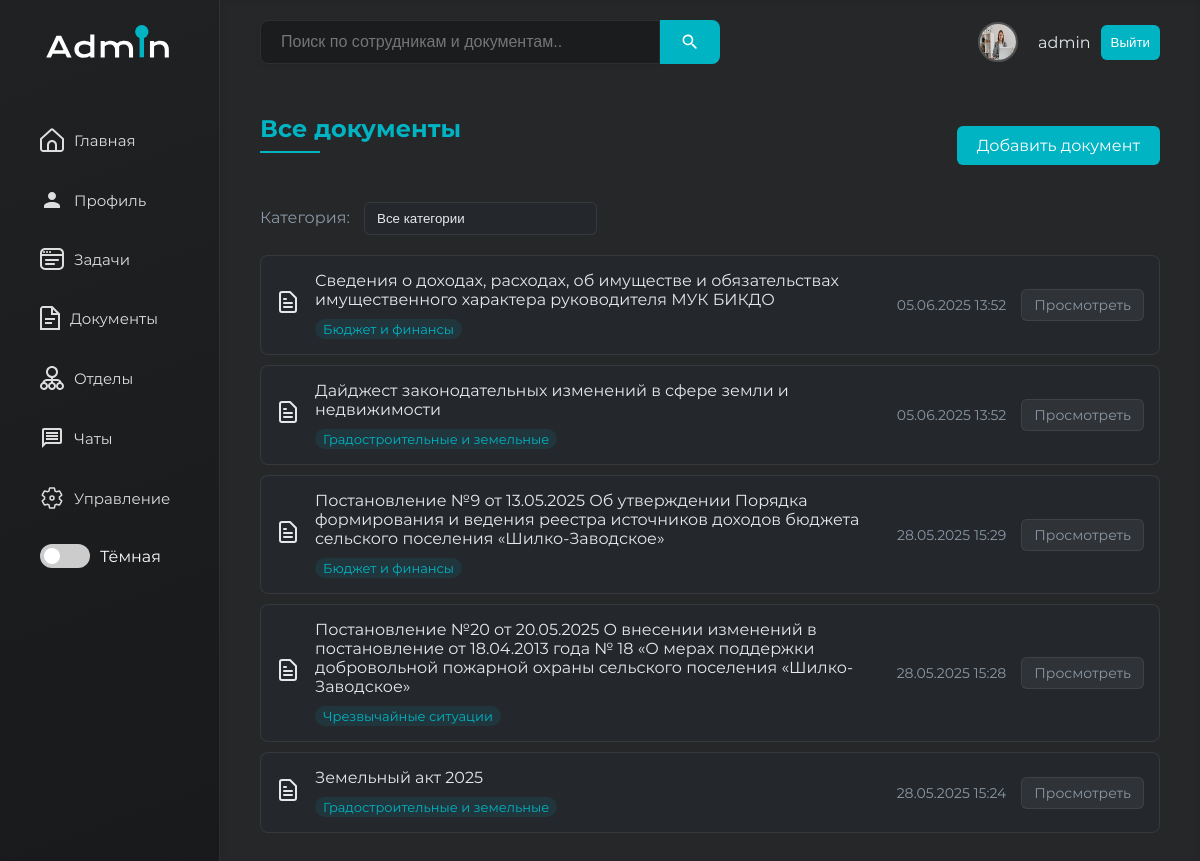
Page /documents/ (signed in) on the committed database.
### www/models.py (models this page shows, shortened)
class User(AbstractUser):
    telephone = models.CharField(max_length=15)
    position = models.ForeignKey(
        Position,
        on_delete=models.SET_NULL,
        null=True,
        blank=True,
        verbose_name="Должность"
    )
    department = models.ForeignKey(
        Department,
        on_delete=models.SET_NULL,
        null=True,
        blank=True,
        verbose_name="Отдел"
    )
    avatar = models.ImageField(upload_to='avatars/', null=True, blank=True)
    first_name = models.CharField(max_length=150, verbose_name="Имя")
    last_name = models.CharField(max_length=150, verbose_name="Фамилия")
    role = models.ForeignKey(
        Role,
        on_delete=models.SET_NULL,
        null=True,
        blank=True,
        verbose_name="Роль"
    )

class Document(models.Model):
    user = models.ForeignKey(User, on_delete=models.CASCADE, related_name='documents')
    title = models.CharField(max_length=255, verbose_name="Название документа")
    file = models.FileField(upload_to='documents/%Y/%m/%d/', verbose_name="Файл")
    category = models.ForeignKey(
        DocumentCategory,
        on_delete=models.SET_NULL,
        null=True,
        blank=True,
        verbose_name="Категория"
    )
    uploaded_at = models.DateTimeField(auto_now_add=True, verbose_name="Дата загрузки")
    description = models.TextField(blank=True, null=True, verbose_name="Описание")
    class Meta:
        verbose_name = "Документ"
        verbose_name_plural = "Документы"
        ordering = ['-uploaded_at']

class DocumentCategory(models.Model):
    name = models.CharField(max_length=100, unique=True, verbose_name="Название категории")
    class Meta:
        verbose_name = "Категория документов"
        verbose_name_plural = "Категории документов"

### www/views.py (the view)
# urls.py: path('documents/', DocumentListView.as_view(), name='documents'),
class DocumentListView(LoginRequiredMixin, ListView):
    model = Document
    template_name = 'documents.html'
    context_object_name = 'documents'
    paginate_by = 10
    def get_queryset(self):
        queryset = Document.objects.all()
        category_id = self.request.GET.get('category')
        if category_id and category_id != 'all':
            queryset = queryset.filter(category_id=category_id)
        return queryset.order_by('-uploaded_at')
    def get_context_data(self, **kwargs):
        context = super().get_context_data(**kwargs)
        context['categories'] = DocumentCategory.objects.all()
        context['selected_category'] = self.request.GET.get('category', 'all')
        return context

### templates/documents.html (shortened to what this page needs)
{% extends 'base.html' %}
{% load static %}
{% block main %}
    <div class="document-container">
        <div class="document-header">
            <h1>Все документы</h1>
            <a href="{% url 'upload_document' %}" class="upload-btn">
                Добавить документ
            </a>
        </div>
        <div class="category-filter">
            <form method="get">
                <label for="category">Категория:</label>
                <select name="category" id="category" onchange="this.form.submit()">
                    <option value="all" {% if selected_category == 'all' %}selected{% endif %}>Все категории</option>
                </select>
            </form>
        </div>
        {% if documents %}
            <ul class="document-list">
                {% for document in documents %}
                    <li class="document-item">
                        <span class="document-icon"></span>
                        <div class="document-info">
                            <span class="document-title">{{ document.title }}</span>
                            {% if document.category %}
                                <span class="document-category">{{ document.category.name }}</span>
                            {% endif %}
                        </div>
                        <span class="document-uploaded-at">{{ document.uploaded_at|date:"d.m.Y H:i" }}</span>
                        <div class="document-actions">
                            <a href="{{ document.file.url }}" target="_blank">Просмотреть</a>
                        </div>
                    </li>
                {% endfor %}
            </ul>
        {% else %}
            <p class="no-documents">Документов нет.</p>
        {% endif %}
    </div>
{% endblock %}

### templates/base.html (shortened to what this page needs)
{% load static %}
<!DOCTYPE html>
<html lang="en" data-theme="dark">
<head>
    <link rel="stylesheet" href="{% static 'css/dashboard.css' %}">
</head>
<body>
<div id="wrapper">
    <div id="sidebar" class="expanded">
        <div class="logo">
        </div>
        <ul class="nav">
            <li><a href="{% url 'main' %}">
                <span class="nav-text">Главная</span></a></li>
            {% if user.is_authenticated %}
                <li><a href="{% url  'profile' %}">
                    <svg style="margin-right: 10px" width="24" height="24" viewBox="0 0 24 24" fill="none"
                         xmlns="http://www.w3.org/2000/svg">
                        <path d="M12 4C9.79 4 8 5.79 8 8C8 10.21 9.79 12 12 12C14.21 12 16 10.21 16 8C16 5.79 14.21 4 12 4ZM12 14C7.58 14 4 15.79 4 18V20H20V18C20 15.79 16.42 14 12 14Z"
                              fill="#DEDEDE"/>
                    </svg>
                    <span class="nav-text">Профиль</span></a></li>
                <li><a href="{% url 'task' %}">
                    <span class="nav-text">Задачи</span></a></li>
                <li><a href="{% url 'documents' %}">
                    <span class="nav-text">Документы</span></a></li>
                <li><a href="{% url 'department_list' %}">
                    <span class="nav-text">Отделы</span></a></li>
                <li><a href="{% url 'chats' %}">
                    <svg style="margin-right: 10px" width="24" height="24" viewBox="0 0 24 24" fill="none"
                         xmlns="http://www.w3.org/2000/svg">
                        <path d="M20 2H4C2.9 2 2 2.9 2 4V22L6 18H20C21.1 18 22 17.1 22 16V4C22 2.9 21.1 2 20 2ZM20 16H5.17L4 17.17V4H20V16ZM6 12H18V14H6V12ZM6 9H18V11H6V9ZM6 6H18V8H6V6Z"
                              fill="#DEDEDE"/>
                    </svg>
                    <span class="nav-text">Чаты</span></a>
                </li>
                {% if request.user.is_superuser %}
                    <li><a href="{% url 'admin_panel' %}">
                        <span class="nav-text">Управление</span></a></li>
                {% endif %}
            {% endif %}
            <li>
                <div class="theme-switcher">
                    <label class="switch">
                        <span class="slider round"></span>
                    </label>
                    <span id="themeLabel">Тёмная</span>
                </div>
            </li>
        </ul>
    </div>
    <div id="main-content">
        <header>
            <form method="GET" action="{% url 'search' %}" class="search-form">
                <input type="text"
                       name="query"
                       placeholder="Поиск по сотрудникам и документам.."
                       value="{{ request.GET.query|default_if_none:'' }}">
                <button type="submit" class="search">
                </button>
            </form>
            <div class="profile">
                {% if user.avatar %}
                    <img src="{{ user.avatar.url }}" alt="Аватар" style="max-width: 150px; max-height: 150px;">
                {% else %}
                    <img src="{% static 'img/default-avatar.png' %}" alt="Аватар по умолчанию"
                         style="max-width: 150px; max-height: 150px;">
                {% endif %}
                {% if user.is_authenticated %}
                    {{ user.username }}
                {% else %}
                    Гость
                {% endif %}
                {% if user.is_authenticated %}
                    <button><a href="{% url 'logout' %}">Выйти</a></button>
                {% else %}
                    <button><a href="{% url 'login' %}">Войти</a></button>
                {% endif %}
            </div>
        </header>
        <section class="dashboard">
            {% block main %}
            {% endblock %}
        </section>
    </div>
</div>
</body>
</html>

### static/css/dashboard.css (style rules this page uses)
:root { --accent-color: #00B4C4; --bg-primary: #F5F5F5; --bg-secondary: #FFFFFF; --bg-sidebar: linear-gradient(160deg, #1f2123 0%, #18191a 100%); --border-color: #e0e0e0; --card-bg: #FFFFFF; --card-shadow: 0 2px 10px rgba(0, 0, 0, 0.05); --icon-filter: none; --sidebar-light-active: rgba(0, 180, 196, 0.25); --sidebar-light-bg: linear-gradient(160deg, #f5f7fa 0%, #00b4c4 100%); --sidebar-light-border: rgba(0, 0, 0, 0.08); --sidebar-light-hover: rgba(0, 180, 196, 0.15); --sidebar-light-text: #333; --text-primary: #333; --text-secondary: #555; }
[data-theme="dark"] { --bg-primary: #252729; --bg-secondary: #1A1C1E; --bg-sidebar: linear-gradient(160deg, #1f2123 0%, #18191a 100%); --border-color: rgba(255, 255, 255, 0.08); --card-bg: #1E2022; --card-shadow: 0 2px 10px rgba(0, 0, 0, 0.2); --icon-filter: invert(100%) sepia(0%) saturate(0%) hue-rotate(93deg) brightness(103%) contrast(103%); --text-primary: #DDDDDD; --text-secondary: #AAAAAA; }
* { margin: 0; padding: 0; box-sizing: border-box; }
h1, h2 { font-family: 'Montserrat'; font-weight: 400; }
body { font-family: 'Montserrat', sans-serif; font-weight: 400; background-color: var(--bg-primary); color: var(--text-primary); transition: background-color 0.3s ease, color 0.3s ease; }
button { background-color: var(--accent-color); padding: 10px; color: white; border: none; border-radius: 6px; cursor: pointer; }
a { text-decoration: none; color: white; }
#main-content { flex-grow: 1; background-color: var(--bg-primary); padding: 20px 40px; height: 100vh; overflow-y: auto; box-shadow: inset 0px 0px 10px rgba(0, 0, 0, 0.1); }
.search-form { display: flex; flex: 1; min-width: 200px; max-width: 100%; }
.search-form input[type="text"] { padding: 12px 20px; font-size: 16px; border: 1px solid var(--border-color); border-radius: 8px 0 0 8px; outline: none; transition: border-color 0.3s ease; background-color: var(--bg-secondary); color: var(--text-primary); width: 100%; max-width: 400px; box-shadow: 0 2px 6px rgba(0, 0, 0, 0.05); }
.search-form .search { background-color: var(--accent-color); border: none; border-radius: 0 8px 8px 0; padding: 0 20px; cursor: pointer; display: flex; align-items: center; justify-content: center; transition: background-color 0.3s ease; min-width: 50px; }
#sidebar, header, .profile, input { transition: all 0.4s cubic-bezier(0.4, 0, 0.2, 1); }
.dashboard { animation: cardEntrance 0.6s ease-out both; padding: 30px 0px; }
header { display: flex; justify-content: space-between; align-items: center; margin-bottom: 20px; }
header a { text-decoration: none; color: #ffffff; }
header input[type="text"] { width: 100%; padding: 10px 15px; max-width: 400px; font-size: 16px; border: 1px solid var(--border-color); border-radius: 15px; outline: none; transition: border-color 0.3s ease; background-color: var(--bg-secondary); color: var(--text-primary); }
header .profile { display: flex; align-items: center; color: var(--text-primary); gap: 10px; transition: all 0.3s ease; }
header .profile img { width: 40px; height: 40px; border-radius: 50%; margin-right: 10px; border: 2px solid rgba(255, 255, 255, 0.2); }
.theme-switcher { display: flex; align-items: center; gap: 10px; margin: 20px; }
.switch { position: relative; display: inline-block; width: 50px; height: 24px; }
.slider { position: absolute; cursor: pointer; top: 0; left: 0; right: 0; bottom: 0; background-color: #ccc; transition: .4s; }
.slider:before { position: absolute; content: ""; height: 16px; width: 16px; left: 4px; bottom: 4px; background-color: white; transition: .4s; }
.slider.round { border-radius: 24px; }
.slider.round:before { border-radius: 50%; }
#wrapper { display: flex; }
#sidebar { min-width: 220px; height: 100vh; background: var(--bg-sidebar); color: white; display: flex; flex-direction: column; transition: all 0.4s cubic-bezier(0.4, 0, 0.2, 1); border-right: 1px solid rgba(255, 255, 255, 0.08); overflow: hidden; padding: 25px 0; position: relative; }
#sidebar .logo { text-align: center; transition: opacity 0.3s ease, transform 0.3s ease; margin-bottom: 40px; }
#sidebar .nav li { padding: 0 20px; margin: 8px 0; position: relative; transition: all 0.3s cubic-bezier(0.4, 0, 0.2, 1); list-style: none; }
#sidebar .nav li a { display: flex; align-items: center; padding: 14px 20px; border-radius: 8px; color: rgba(255, 255, 255, 0.85); font-size: 15px; font-weight: 500; transition: all 0.3s ease; background: transparent; position: relative; overflow: hidden; }

### rows in the picture
User: avatar (picture), username "admin"
Document: title "Сведения о доходах, расходах, об имуществе и обязательствах имущественного характера руководителя МУК БИКДО", category.name "Бюджет и финансы", uploaded_at "05.06.2025 13:52"
Document: title "Дайджест законодательных изменений в сфере земли и недвижимости", category.name "Градостроительные и земельные", uploaded_at "05.06.2025 13:52"
Document: title "Постановление №9 от 13.05.2025 Об утверждении Порядка формирования и ведения реестра источников доходов бюджета сельского поселения «Шилко-Заводское»", category.name "Бюджет и финансы", uploaded_at "28.05.2025 15:29"
Document: title "Постановление №20 от 20.05.2025 О внесении изменений в постановление от 18.04.2013 года № 18 «О мерах поддержки добровольной пожарной охраны сельского поселения «Шилко-Заводское»", category.name "Чрезвычайные ситуации", uploaded_at "28.05.2025 15:28"
Document: title "Земельный акт 2025", category.name "Градостроительные и земельные", uploaded_at "28.05.2025 15:24"
